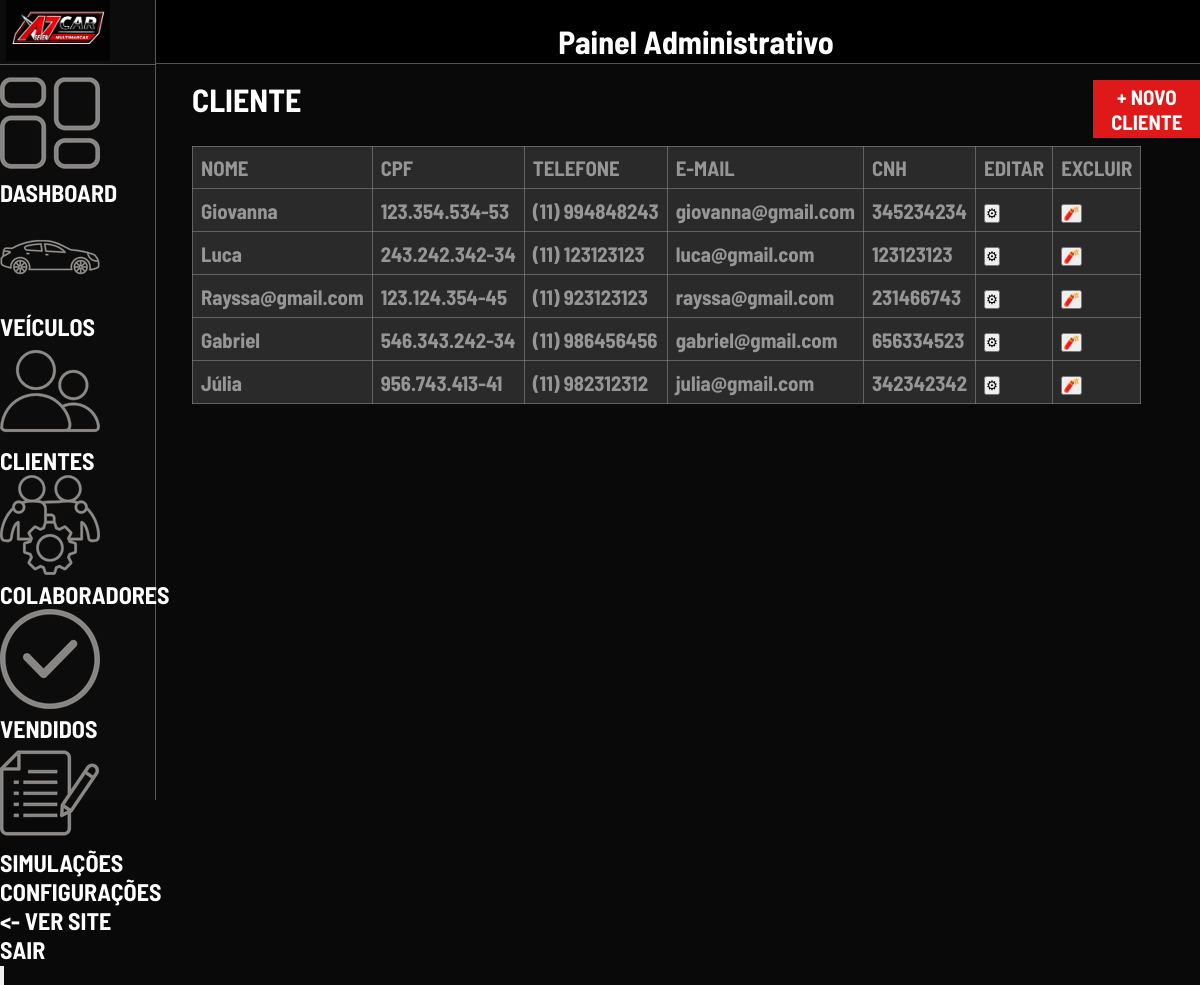
Page /php/admin/Clientes.php (signed in) on the committed database.
### tables this page shows
CREATE TABLE IF NOT EXISTS `cliente` (
  `id_cli` int NOT NULL AUTO_INCREMENT,
  `nome_cli` varchar(255) NOT NULL,
  `email_cli` varchar(255) NOT NULL,
  `telefone_cli` varchar(15) NOT NULL,
  `cpf_cli` varchar(14) NOT NULL,
  `cnh_cli` varchar(11) NOT NULL,
  PRIMARY KEY (`id_cli`),
  UNIQUE KEY `email_cli` (`email_cli`),
  UNIQUE KEY `cpf_cli` (`cpf_cli`),
  UNIQUE KEY `cnh_cli` (`cnh_cli`)
);

### php/admin/Clientes.php (the view, shortened to what this page needs)
<!DOCTYPE html>
<html lang="pt">
<head>
    <link rel="stylesheet" href="../../css/adimin.css">
    <link rel="stylesheet" href="../../css/ADMclientes.css">
</head>
<body>
    <?php include __DIR__ . "/_Aside.php";
    ?>
            <div id="meio">
                <div id="titulo">
                <h1>CLIENTE</h1>
                <button class="btn" onclick="window.location.href='Cadastrar/NovoCliente.php'"> + NOVO CLIENTE</button>
                </div>
            <div id="CE">
                <table>
                <tr>
                    <td>NOME</td>
                    <td>CPF</td>
                    <td>TELEFONE</td>
                    <td>E-MAIL</td>
                    <td>CNH</td>
                    <td>EDITAR</td>
                    <td>EXCLUIR</td>
                </tr>
                <?php
                include_once "../salvar/Conexao.php";
                $stmt = $sql->prepare("SELECT * FROM cliente ");
                $stmt->execute();
                $result = $stmt->get_result();
                while($row = $result->fetch_assoc()){
                    echo "
                    <tr>
                        <td>".htmlspecialchars($row['nome_cli'], ENT_QUOTES, 'UTF-8')."</td>
                        <td>".htmlspecialchars($row['cpf_cli'])."</td>
                        <td>".htmlspecialchars($row['telefone_cli'])."</td>
                        <td>".htmlspecialchars($row['email_cli'], ENT_QUOTES, 'UTF-8')."</td>
                        <td>".htmlspecialchars($row['cnh_cli'])."</td>
                        <td>
                            <button onclick=\"location.href='../salvar/Editar/EditarCliente.php?id=".htmlspecialchars($row['id_cli'])."'\">⚙</button>
                        </td>
                        <td>
                            <button onclick=\"return confirm('Tem certeza que deseja excluir este cliente?') ? location.href='../salvar/Excluir/ExcluirCliente.php?id=".$row['id_cli']."' : false;\">🧨</button>
                        </td>
                    </tr>";
                }
                ?>
                </table>
            </div>
        </div>
</body>

### css/adimin.css (style rules this page uses)
h1 { font-family: Barlow-Bold; }
* { margin: 0; padding: 0; box-sizing: border-box; font-weight: normal; }
body { margin-top: 0vh; display: flex; flex-direction: row; min-height: 100vh; width: 100vw; overflow-x: hidden; background-color: rgb(9, 9, 9); color: white; font-family: Barlow; }
table { border-spacing: 2vw; background-color: rgba(128, 128, 128, 0.284); border-collapse: collapse; border: 1px solid rgba(128, 128, 128, 0.655); }
th, td { border: 1px solid rgba(128, 128, 128, 0.655); padding: 8px; color: rgb(150, 150, 150); font-family: Barlow-Bold; }

### css/ADMclientes.css (style rules this page uses)
#CE { width: fit-content; height: 50vh; display: flex; flex-direction: row; align-items: flex-start; padding: 1vh 0vw 1vh 0vw; font-size: 1.3rem; }
#meio { display: flex; flex-direction: column; align-items: flex-start; margin-left: 3vw; margin-top: 10vh; width: 100vw; }
.btn { border: 4px solid rgb(223, 25, 25); background-color: rgb(223, 25, 25); color: white; font-family: Barlow-Bold; font-size: 1.3rem; margin-left: 66vw; width: fit-content; }
#titulo { display: flex; flex-direction: row; }

### rows in the picture
cliente: nome_cli "Giovanna", cpf_cli "123.354.534-53", telefone_cli "(11) 994848243", email_cli "giovanna@gmail.com", cnh_cli "345234234"
cliente: nome_cli "Luca", cpf_cli "243.242.342-34", telefone_cli "(11) 123123123", email_cli "luca@gmail.com", cnh_cli "123123123"
cliente: nome_cli "Rayssa@gmail.com", cpf_cli "123.124.354-45", telefone_cli "(11) 923123123", email_cli "rayssa@gmail.com", cnh_cli "231466743"
cliente: nome_cli "Gabriel", cpf_cli "546.343.242-34", telefone_cli "(11) 986456456", email_cli "gabriel@gmail.com", cnh_cli "656334523"
cliente: nome_cli "Júlia", cpf_cli "956.743.413-41", telefone_cli "(11) 982312312", email_cli "julia@gmail.com", cnh_cli "342342342"
